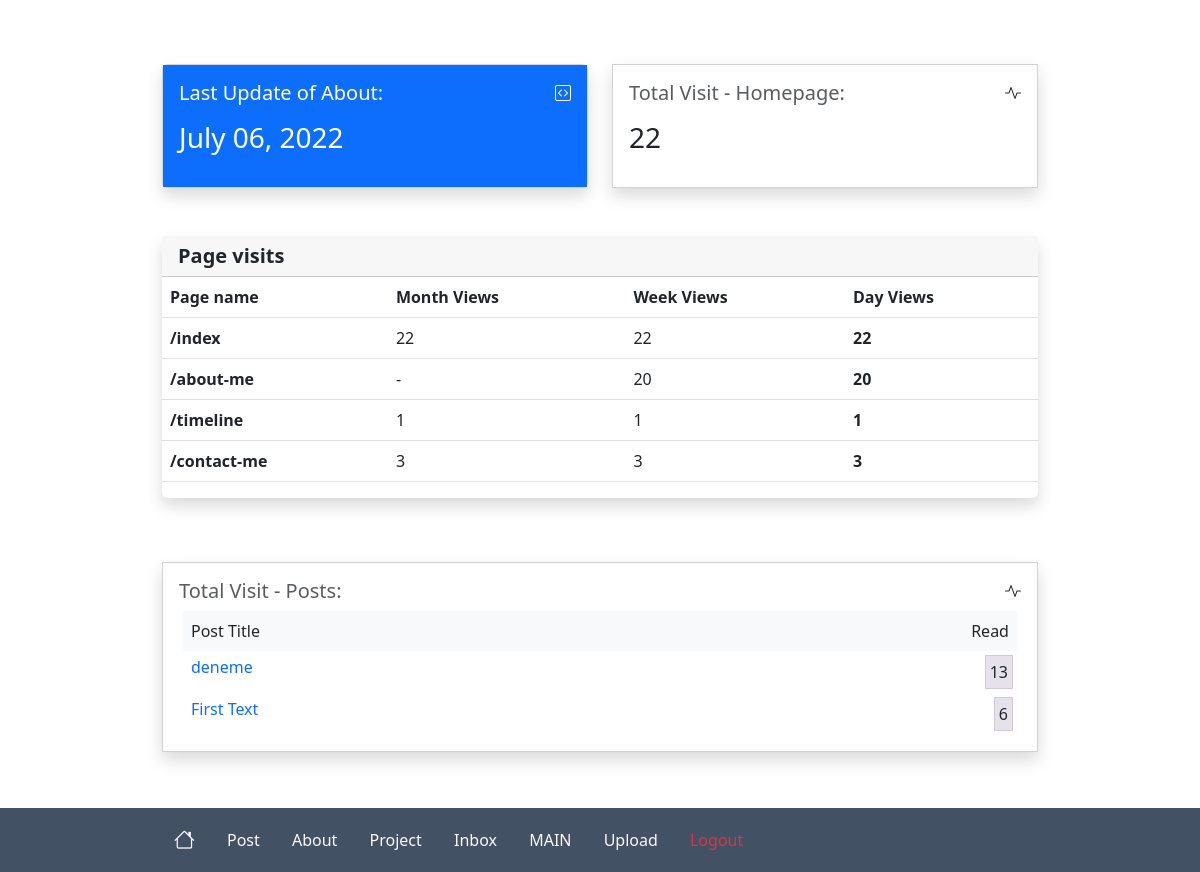
The app's page /admin/home (signed in) with its own data.
### website/models.py (models this page shows)
class About(db.Model):
    id = db.Column(db.Integer, primary_key=True, default=1)
    date_created = db.Column(db.DateTime(timezone=True), default=func.now())
    header = db.Column(db.String, nullable=False, default='a')
    body = db.Column(db.String, nullable=False, default='a')
    profil_photo = db.Column(db.String, nullable=False, default='a')
    p1 = db.Column(db.String, nullable=False, default='a')
    p1_link = db.Column(db.String, nullable=False, default='a')
    p2 = db.Column(db.String, nullable=False, default='a')
    p2_link = db.Column(db.String, nullable=False, default='a')
    p3 = db.Column(db.String, nullable=False, default='a')
    p3_link  = db.Column(db.String, nullable=False, default='a')
    p4 = db.Column(db.String, nullable=False, default='a')
    p4_link = db.Column(db.String, nullable=False, default='a')
    p5 = db.Column(db.String, nullable=False, default='a')
    p5_link = db.Column(db.String, nullable=False, default='a')
    random_facts = db.Column(db.String, nullable=False, default='a')

class Post(db.Model):
    id = db.Column(db.Integer, primary_key=True)
    text = db.Column(db.String, nullable=False, unique=True)
    title = db.Column(db.String, nullable=False, unique=True)
    date_created = db.Column(db.DateTime(timezone=True), default=func.now())
    author = db.Column(db.Integer, db.ForeignKey('user.id', ondelete='CASCADE'), nullable=False)
    likes = db.relationship('Like', backref='post', passive_deletes=True)
    kapak_photo = db.Column(db.String, nullable=False, default="0")
    image = db.Column(db.String, nullable=False, default="0")
    photo = db.Column(db.String, nullable=False, default="0")

### website/views.py (the view)
@views.route("/admin/admin-home")
@views.route("/admin/home")
@login_required
def adminhome_page():
    posts = Post.query.order_by(-Post.id).limit(15).all()
    projects = Project.query.all()
    contacts = Contact.query.all()
    about = About.query.filter_by(id='1').first()
    index_total_visit = Visit.query.filter_by(page='home-page').count()
    index_one_month_visit = Visit.query.filter(Visit.page=='home-page').filter(Visit.visit > date.today() - timedelta(days=30)).count()
    index_one_week_visit = Visit.query.filter(Visit.page=='home-page').filter(Visit.visit > date.today() - timedelta(days=7)).count()
    index_one_day_visit = Visit.query.filter(Visit.page=='home-page').filter(Visit.visit > date.today() - timedelta(days=1)).count()
    about_me_one_week_visit = Visit.query.filter(Visit.page=='about-me').filter(Visit.visit > date.today() - timedelta(days=7)).count()
    about_me_one_day_visit = Visit.query.filter(Visit.page=='about-me').filter(Visit.visit > date.today() - timedelta(days=1)).count()
    timeline_one_month_visit = Visit.query.filter(Visit.page=='timeline').filter(Visit.visit > date.today() - timedelta(days=30)).count()
    timeline_one_week_visit = Visit.query.filter(Visit.page=='timeline').filter(Visit.visit > date.today() - timedelta(days=7)).count()
    timeline_one_day_visit = Visit.query.filter(Visit.page=='timeline').filter(Visit.visit > date.today() - timedelta(days=1)).count()
    contact_one_month_visit = Visit.query.filter(Visit.page=='contact-page').filter(Visit.visit > date.today() - timedelta(days=30)).count()
    contact_one_week_visit = Visit.query.filter(Visit.page=='contact-page').filter(Visit.visit > date.today() - timedelta(days=7)).count()
    contact_one_day_visit = Visit.query.filter(Visit.page=='contact-page').filter(Visit.visit > date.today() - timedelta(days=1)).count()
    like = Like.query.all()
    return render_template('Admin/admin-home.html', index_one_day_visit=index_one_day_visit, index_one_week_visit=index_one_week_visit, index_total_visit=index_total_visit,
    about_me_one_week_visit=about_me_one_week_visit, about_me_one_day_visit=about_me_one_day_visit,
    index_one_month_visit=index_one_month_visit, like=like,
    contact_one_month_visit = contact_one_month_visit, contact_one_day_visit=contact_one_day_visit, contact_one_week_visit=contact_one_week_visit,
    timeline_one_month_visit = timeline_one_month_visit, timeline_one_week_visit=timeline_one_week_visit, timeline_one_day_visit=timeline_one_day_visit,
    user=current_user, posts=posts, about=about, projects=projects, contacts=contacts)

### website/__init__.py (called while the page is built)
def create_app():
    app=Flask(__name__,template_folder='templates/')
    app.config['SECRET_KEY'] = 'gsdhajweu gda baasu'
    app.config['SQLALCHEMY_DATABASE_URI'] = f'sqlite:///{DB_NAME}'
    db.init_app(app)
    from .views import views
    from .auth import auth
    app.register_blueprint(views, url_prefix='/')
    app.register_blueprint(auth, url_prefix='/admin/')
    from .models import User, Post, Like, About, Project, Contact, Visit, Upload
    create_database(app)
    login_manager = LoginManager()
    login_manager.login_view = "auth.sign_in"
    login_manager.init_app(app)
    @login_manager.user_loader
    def load_user(id):
        return User.query.get(int(id))
    return app

### website/templates/Admin/admin-home.html (shortened to what this page needs)
{% extends "Admin/admin-base.html" %}  {%block content%}
<div class="row">
  <div class="col-12 col-md-6 mt-3">
    <div class="card widget-flat shadow">
      <div class="card-body bg-primary">
        <div class="float-end">
          <i class="bi bi-code-square text-white"></i>
        </div>
        <h5 class="text-white fw-normal mt-0" title="Growth">
          Last Update of About:
        </h5>
        <h3 class="mt-3 mb-3 text-white">
          {%if about.date_created %} {{ about.date_created.strftime('%B %d, %Y')
          }} {%else%} not updated {%endif%}
        </h3>
      </div>
    </div>
  </div>
  <div class="col-12 col-md-6 mt-3">
    <div class="card widget-flat rounded-0 shadow">
      <div class="card-body">
        <div class="float-end">
          <i class="bi bi-activity"></i>
        </div>
        <h5 class="text-muted fw-normal mt-0" title="Growth">
          Total Visit - Homepage:
        </h5>
        <h3 class="mt-3 mb-3">{{ index_total_visit }}</h3>
      </div>
    </div>
  </div>
  <div class="col-12 mt-5 mb-5">
    <div class="row">
      <div class="col-12">
        <div class="card border-0 shadow">
          <div class="card-header">
            <div class="row align-items-center">
              <div class="col">
                <h2 class="fs-5 fw-bold mb-0">Page visits</h2>
              </div>
            </div>
          </div>
          <div class="table-responsive">
            <table class="table align-items-center table-flush">
              <thead class="thead-light">
                <tr>
                  <th class="border-bottom" scope="col">Page name</th>
                  <th class="border-bottom" scope="col">Month Views</th>
                  <th class="border-bottom" scope="col">Week Views</th>
                  <th class="border-bottom" scope="col">Day Views</th>
                </tr>
              </thead>
              <tbody>
                <tr>
                  <th class="text-gray-900" scope="row">/index</th>
                  <td class="text-gray-500">{{ index_one_month_visit }}</td>
                  <td class="text-gray-500">{{ index_one_week_visit }}</td>
                  <td class="fw-bolder text-gray-500">
                    {{ index_one_day_visit }}
                  </td>
                </tr>
                <tr>
                  <th class="text-gray-900" scope="row">/about-me</th>
                  <td class="text-gray-500">-</td>
                  <td class="text-gray-500">{{ about_me_one_week_visit }}</td>
                  <td class="fw-bolder text-gray-500">
                    {{ about_me_one_day_visit }}
                  </td>
                </tr>
                <tr>
                  <th class="text-gray-900" scope="row">/timeline</th>
                  <td class="text-gray-500">{{timeline_one_month_visit}}</td>
                  <td class="text-gray-500">{{timeline_one_week_visit}}</td>
                  <td class="fw-bolder text-gray-500">
                    {{timeline_one_day_visit}}
                  </td>
                </tr>
                <tr>
                  <th class="text-gray-900" scope="row">/contact-me</th>
                  <td class="text-gray-500">{{contact_one_month_visit}}</td>
                  <td class="text-gray-500">{{contact_one_week_visit}}</td>
                  <td class="fw-bolder text-gray-500">
                    {{contact_one_day_visit}}
                  </td>
                </tr>
              </tbody>
            </table>
          </div>
        </div>
      </div>
    </div>
  </div>
  <div class="col-12 col-md-12 mt-3">
    <div class="card widget-flat rounded-0 shadow">
      <div class="card-body">
        <div class="float-end">
          <i class="bi bi-activity"></i>
        </div>
        <h5 class="text-muted fw-normal mt-0" title="Growth">
          Total Visit - Posts:
        </h5>
        <div class="row px-3">
          <div class="col-8 bg-light p-2">Post Title</div>
          <div class="col-4 bg-light p-2">
            <div align="right">Read</div>
          </div>
          {%for post in posts%}
          <div class="col-8 p-1">
            <span class="mt-3 mb-3 writing-heading ps-1">
              <a href="/writing-detail/{{post.id}}" target="_blank" class="link"
                >{{ post.title|truncate(50, True, '..') }}</a
              >
            </span>
          </div>
          <div class="col-4 p-1">
            <div class="d-inline-flex bd-highlight float-end p-1">
              {{post.likes|length}}
            </div>
          </div>
          {%endfor%}
        </div>
      </div>
    </div>
  </div>
</div>
{% endblock %}

### website/static/css/custom/custom.css (style rules this page uses)
body { font-family: ui-sans-serif, system-ui, -apple-system, BlinkMacSystemFont, Segoe UI, Roboto, Helvetica Neue, Arial, Noto Sans, sans-serif, Apple Color Emoji, Segoe UI Emoji, Segoe UI Symbol, Noto Color Emoji; }
a.link { text-decoration: none; }
.bd-highlight { background-color: rgba(86, 61, 124, 0.15); border: 1px solid rgba(86, 61, 124, 0.15); }

### records on screen
About: date_created "July 06, 2022"
Post: title "deneme", likes|length "13"
Post: title "First Text", likes|length "6"

### other values on screen
{{ index_total_visit }} "22"
{{ index_one_month_visit }} "22"
{{ index_one_week_visit }} "22"
{{ index_one_day_visit }} "22"
{{ about_me_one_week_visit }} "20"
{{ about_me_one_day_visit }} "20"
{{ timeline_one_month_visit }} "1"
{{ timeline_one_week_visit }} "1"
{{ timeline_one_day_visit }} "1"
{{ contact_one_month_visit }} "3"
{{ contact_one_week_visit }} "3"
{{ contact_one_day_visit }} "3"
